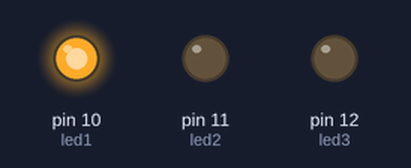
This sketch was run on a simulated Arduino Uno, built with avr-gcc and run on an emulated ATmega328P. Parts: output pins drawn as LEDs (lit = HIGH).

Above: at 0.2 s.
At 2.2 s:
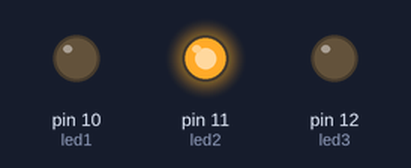
At 3.75 s:
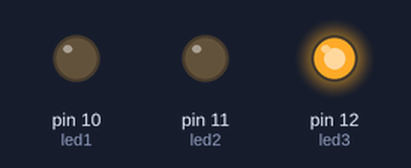
At 5.5 s:
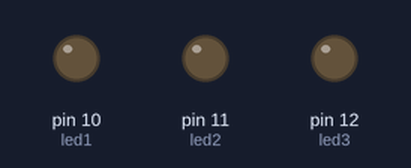
Timing chart, 0 to 6.2 s (numbered marks = the images above):
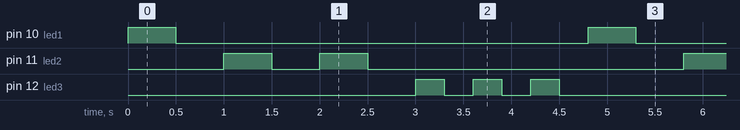

The sketch:

function.ino.ino
```cpp
const int led1 = 10;
const int led2 = 11;
const int led3 = 12;
int i;

void setup() {
  Serial.begin(9600);
  pinMode(led1,OUTPUT);
  pinMode(led2,OUTPUT);
  pinMode(led3,OUTPUT);
}

void loop() {
  fungsi(1,1,led1,500);
  fungsi(1,2,led2,500);
  fungsi(1,3,led3,300);
}

void fungsi(int awal, int akhir, int led, int jeda){
  for(i=awal; i<=akhir; i++){
    digitalWrite(led,HIGH);
    delay(jeda);
    digitalWrite(led,LOW);
    delay(jeda);
  }
}
```

Measured:
- by itself, pin 10 (led1): alternates HIGH for 0.50 s and LOW for 4.3 s
- by itself, pin 11 (led2): repeats every 4.8 s: LOW 0.50 s, HIGH 0.50 s, LOW 3.3 s, HIGH 0.50 s
- by itself, pin 12 (led3): repeats every 4.8 s: 2 × (LOW 0.30 s, HIGH 0.30 s), LOW 3.3 s, HIGH 0.30 s
